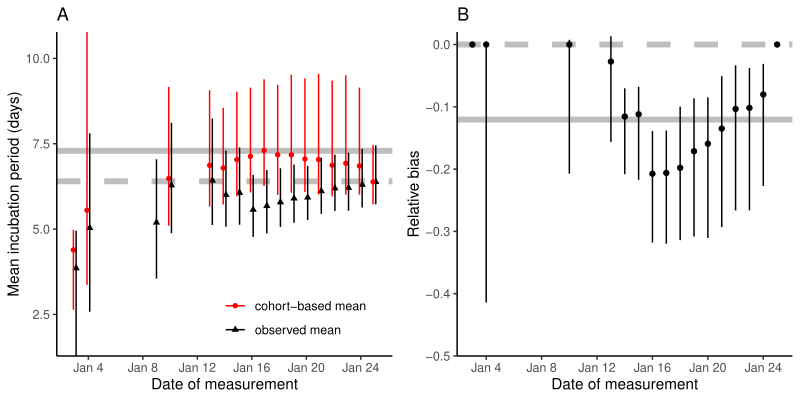

Reproduce this figure in R.
library(tidyverse)
library(MASS)
library(ggplot2); theme_set(theme_bw())
library(gridExtra)
load("baker_cohort.rda")
load("baker_bias.rda")

data <- read_tsv(file = "BAKER_Supplementary material S1_data.tsv")

data <- data %>% 
  mutate(tReport = as.integer((`reporting date` %>% as.Date(format = "%m/%d/%Y")) - as.Date("2019-12-31")),
         tSymptomOnset = as.integer((symptom_onset %>% as.Date(format = "%m/%d/%Y")) - as.Date("2019-12-31")),
         tStartExposure = as.integer((exposure_start %>% as.Date(format = "%m/%d/%Y")) - as.Date("2019-12-31")),
         tEndExposure = as.integer((exposure_end %>% as.Date(format = "%m/%d/%Y")) - as.Date("2019-12-31"))) %>%
  # if no start of exposure (i.e. Wuhan residents) use arbitrarily chosen start exposure in far away in past (here half December 2019)
  mutate(tStartExposure = ifelse(is.na(tStartExposure), min(tSymptomOnset)-21, tStartExposure)) %>%
  # if symptom onset in Wuhan, exposure ends at symptom onset
  mutate(tEndExposure = ifelse(tEndExposure > tSymptomOnset, tSymptomOnset, tEndExposure))

tt <- table(data$tSymptomOnset)

day <- as.numeric(names(tt))
allday <- seq(min(day), max(day), by=1)

alldate <- paste0("Jan ", allday)

dd <- tibble(
  day=allday,
  cases=0
)

dd$cases[match(day, dd$day)] <- as.numeric(tt)

gfit <- glm.nb(cases~day, data=dd)

pp <- predict(gfit, se.fit=TRUE)

preddata <- data.frame(
  time=dd$day,
  est=exp(pp$fit),
  lwr=exp(pp$fit-2*pp$se.fit),
  upr=exp(pp$fit+2*pp$se.fit)
)

g1 <- ggplot(dd) +
  geom_ribbon(data=preddata, aes(time, ymin=lwr, ymax=upr), alpha=0.3) +
  geom_line(data=preddata, aes(time, est)) +
  geom_point(aes(day, cases), col="red") +
  geom_line(aes(day, cases), col="red") +
  ggtitle("A") +
  scale_x_continuous("Symptom onset dates",
                     breaks=1:6*4,
                     label=alldate[match(1:6*4, allday)]) +
  scale_y_continuous("Number of cases", expand=c(0, 0)) +
  theme(
    panel.grid = element_blank(),
    panel.border = element_blank(),
    axis.line = element_line()
  )

g2 <- ggplot(baker_cohort) + 
  geom_hline(yintercept=median(expvec), col='gray', lwd=2, lty=1) +
  geom_hline(yintercept=6.4, col='gray', lwd=2, lty=2) +
  geom_point(aes(tmeasure, est, col=type, shape=type), position=position_dodge(width=0.4)) +
  geom_errorbar(aes(tmeasure, ymin=lwr, ymax=upr, col=type), width=0, position=position_dodge(width=0.4)) +
  # geom_line(aes(tmeasure, est, col=type, lty=type)) +
  # geom_ribbon(aes(tmeasure, ymin=lwr, ymax=upr, fill=type, col=type, lty=type), alpha=0) +
  ggtitle("A") +
  scale_x_continuous("Date of measurement",
                     breaks=1:6*4,
                     label=alldate[match(1:6*4, allday)]) +
  scale_y_continuous("Mean incubation period (days)", expand=c(0, 0)) +
  scale_color_manual(values=c("red", "black")) +
  scale_fill_manual(values=c("red", "black")) +
  theme(
    panel.grid = element_blank(),
    panel.border = element_blank(),
    axis.line = element_line(),
    legend.title = element_blank(),
    legend.position = c(0.7, 0.13)
  )

g3 <- ggplot(baker_prop) + 
  geom_hline(yintercept=0, col='gray', lwd=2, lty=2) +
  geom_hline(yintercept=median(biasvec), col='gray', lwd=2, lty=1) +
  geom_point(aes(tmeasure, est-1)) +
  geom_errorbar(aes(tmeasure, ymin=lwr-1, ymax=upr-1), width=0) +
  ggtitle("B") +
  # geom_line(aes(tmeasure, est)) +
  # geom_ribbon(aes(tmeasure, ymin=lwr, ymax=upr), alpha=0, col="black") +
  scale_x_continuous("Date of measurement",
                     breaks=1:6*4,
                     label=alldate[match(1:6*4, allday)]) +
  scale_y_continuous("Relative bias", expand=c(0, 0),
                     limits=c(-0.5, 0.02)) +
  theme(
    panel.grid = element_blank(),
    panel.border = element_blank(),
    axis.line = element_line()
  )

gtot <- arrangeGrob(g2, g3, nrow=1)

ggsave("figure_baker.pdf", gtot, width=8, height=4)
